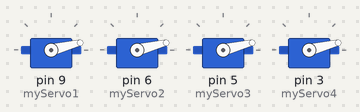
Recording of a sketch running on a simulated Arduino Uno, built with avr-gcc and run on an emulated ATmega328P. On the bench: 4 × servo.

Above: at 0.1 s.
At 1.0 s:
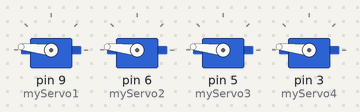
At 2.1 s:
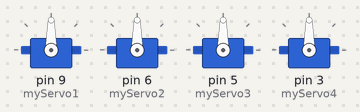
Timing chart, 0 to 3.6 s (numbered marks = the images above):
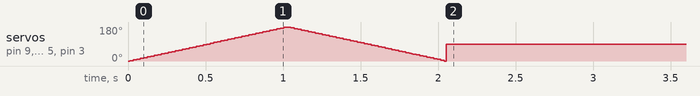

The sketch:

quad_servo_controller1.ino
```cpp
#include <Servo.h>
//NORAH
Servo myServo1;
Servo myServo2;
Servo myServo3;
Servo myServo4;

void setup() {
  myServo1.attach(9);
  myServo2.attach(6);
  myServo3.attach(5);
  myServo4.attach(3);

  for (int pos = 0; pos <= 180; pos += 2) {
    myServo1.write(pos);
    myServo2.write(pos);
    myServo3.write(pos);
    myServo4.write(pos);
    delay(11);
  }

  for (int pos = 180; pos >= 0; pos -= 2) {
    myServo1.write(pos);
    myServo2.write(pos);
    myServo3.write(pos);
    myServo4.write(pos);
    delay(11);
  }

  myServo1.write(90);
  myServo2.write(90);
  myServo3.write(90);
  myServo4.write(90);
}

void loop() {
}
```
